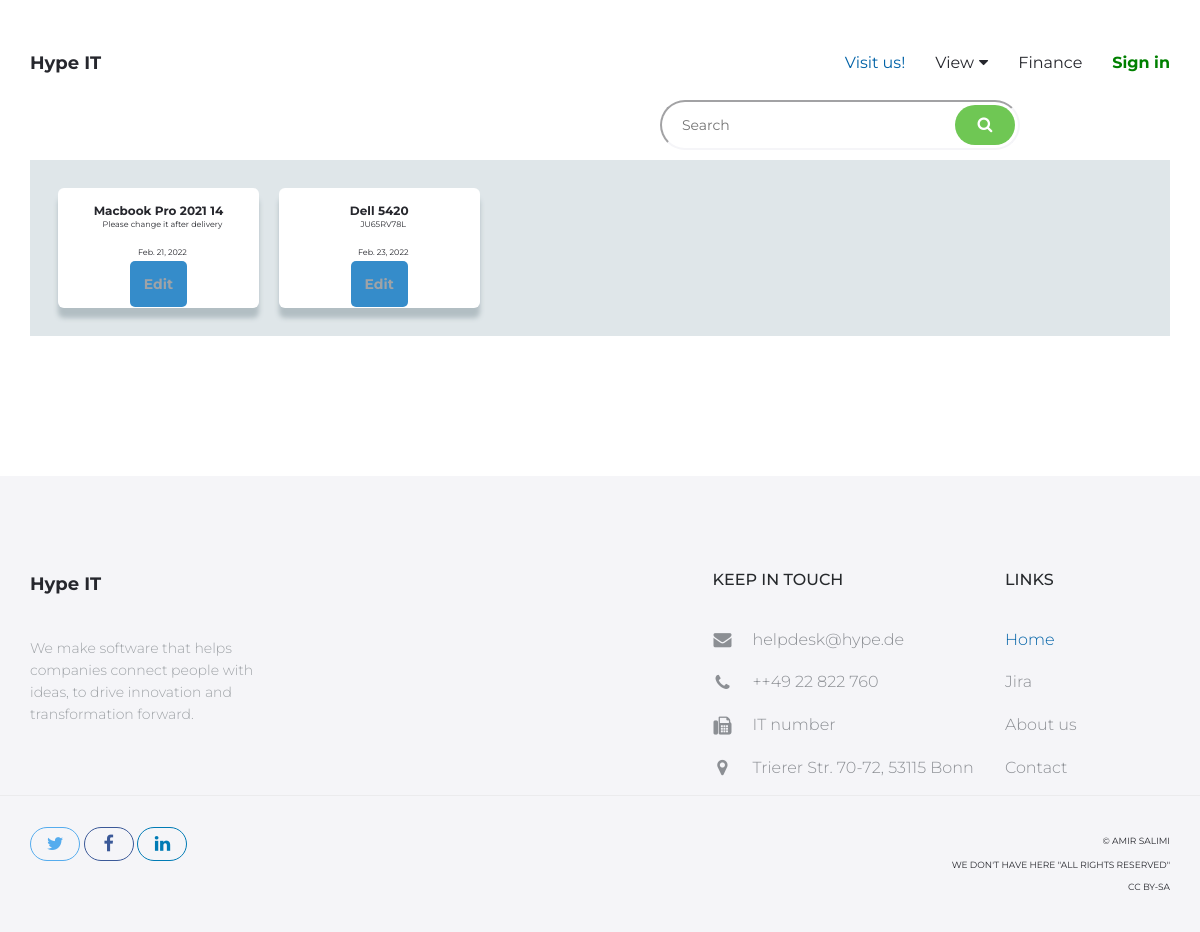
Screenshot of /step/list/ with the database file from the repository.
### step/models.py (models this page shows, shortened)
class Warehouse(models.Model):
    device = models.ForeignKey(to=Pc, on_delete=models.PROTECT)
    orderer = models.ForeignKey(to=User, on_delete=models.PROTECT)
    price = models.IntegerField()
    orderDate = models.DateField()
    next_step = (
        (1,'Not delivered'),(2,'Got it'),(3,'Idle'),(4,'Wait for the upgrade'),(5,'Wait for repairs'),(6,'Other'),
    )
    status = models.IntegerField(choices=next_step, default=1)
    serialNumber = models.CharField(max_length=50, default='Please change it after delivery')
    comment = models.TextField(blank=True)

### device/models.py (models this page shows)
class Pc(models.Model):
    nickName = models.CharField(max_length=100)
    brand = models.ForeignKey(to='Brand', on_delete=models.PROTECT)
    os = models.ForeignKey(to='Os', on_delete=models.PROTECT)
    type_of_device = (
        (1,'Laptop'),(2,'NUC'),(3,'Server'),(4,'PC'),(5,'All-in-One'),(6,'Other'),
    )
    type = models.IntegerField(choices= type_of_device)
    cpu = models.ForeignKey(to='Cpu', on_delete=models.PROTECT)
    ram = models.ForeignKey(to='Ram', on_delete=models.PROTECT)
    vga = models.ForeignKey(to='Vga', on_delete=models.PROTECT)
    storage = models.CharField(max_length=50)
    display = models.CharField(max_length=50, blank=True)
    other = models.TextField(blank=True)
    def __str__(self):
        return self.nickName

### step/views.py (the view)
# urls.py: path('list/', views.warehouseView ),
def warehouseView(request):
    warehouse = Warehouse.objects.all()
    context = {
        'warehouse' : warehouse,
    }
    return render(request, "step/warehouse.html", context)

### step/templates/step/warehouse.html (shortened to what this page needs)
{% extends 'account/index.html' %}
{% load widget_tweaks %}
{% block body %}
<main id="main" class="site-main">
    <section class="site-section section-ui-elements">
        <form class="form-group" method="POST" action="{% url 'search-warehouse' %}">
            <input type="search" class="aform-control" placeholder="Search" name="searched">
            <button class="btn btn-green" type="submit"><i class="fa fa-search" aria-hidden="true"></i></button>
        </form> <br><br>
        <div class="container">
            <br class="typography">
            <section class="ainfo-list">
                <div class="aaabox-container">
                    {% if warehouse %}
                    {% for wh in warehouse %}
                    <div class="abox">
                        <div class="aname" style="font-size: 12px;">{{ wh.device }}</div>
                        <div class="atext" style="font-size: 8px;">{{ wh.serialNumber }}</div>
                        <div class="atext" style="font-size: 8px;">{{ wh.orderDate }}</div>
                        <div>
                            <a class="aedit-button" href="/step/edit/{{ wh.id }}">Edit</a>
                        </div>
                    </div>
                    {% endfor %}
                    {% endif %}
                </div>
            </section>
        </div>
    </section>
</main>
{% endblock %}

### account/static/account/css/style.css (style rules this page uses)
a { transition: all 0.25s ease-in-out; -moz-transition: all 0.25s ease-in-out; -webkit-transition: all 0.25s ease-in-out; -o-transition: all 0.25s ease-in-out; -ms-transition: all 0.25s ease-in-out; cursor: pointer; color: #9fa3a7; }
.btn { line-height: 50px; min-width: 200px; font-size: 16px; font-weight: 300; border: 0; border-radius: 50px; color: #26272d; background-color: #fff; padding: 0; transition: color 0.25s ease-in-out, background-color 0.25s ease-in-out; -moz-transition: color 0.25s ease-in-out, background-color 0.25s ease-in-out; -webkit-transition: color 0.25s ease-in-out, background-color 0.25s ease-in-out; -o-transition: color 0.25s ease-in-out, background-color 0.25s ease-in-out; -ms-transition: color 0.25s ease-in-out, background-color 0.25s ease-in-out; }
.btn-green { background-color: #6fc754; color: #fff; }
.form-group { position: relative; margin: 0 auto; width: 100%; right: 15%; }
.form-group .btn { position: absolute; top: 5px; right: 5px; line-height: 40px; min-width: 60px; font-size: 16px; border-radius: 25px; }
html, body { width: 100%; height: 100%; margin: 0; padding: 0; font-family: 'Montserrat', sans-serif; color: #26272d; }
.site-section { padding: 100px 0 140px; }

### account/static/account/css/mystyle.css (style rules this page uses)
.ainfo-list { background-color: #dfe6e9; padding: 2em; }
.ainfo-list .abox { background-color: white; border-radius: 6px; padding: 1em; box-shadow: 0px 10px 5px #b2bec3; text-align: center; }
.abox .aname { font-size: 18px; font-weight: bold; }
.abox .atext { text-align: center; margin-left: 1em; margin-bottom: 2em; }
.aedit-button { background-color: #358cca; border: none; padding: 1em; border-radius: 5px; font-weight: bold; width: 50%; }
.aform-control { border-radius: 25px; height: 50px; padding: 15px 20px; border-color: #f5f5f8; width: 30%; float: right; }
.aaabox-container { display: grid; grid-template-columns: 1fr 1fr 1fr 1fr 1fr; grid-column-gap: 20px; grid-row-gap: 30px; }

### rows the page displays
Warehouse: device "Macbook Pro 2021 14", serialNumber "Please change it after delivery", orderDate "Feb. 21, 2022"
Warehouse: device "Dell 5420", serialNumber "JU65RV78L", orderDate "Feb. 23, 2022"
